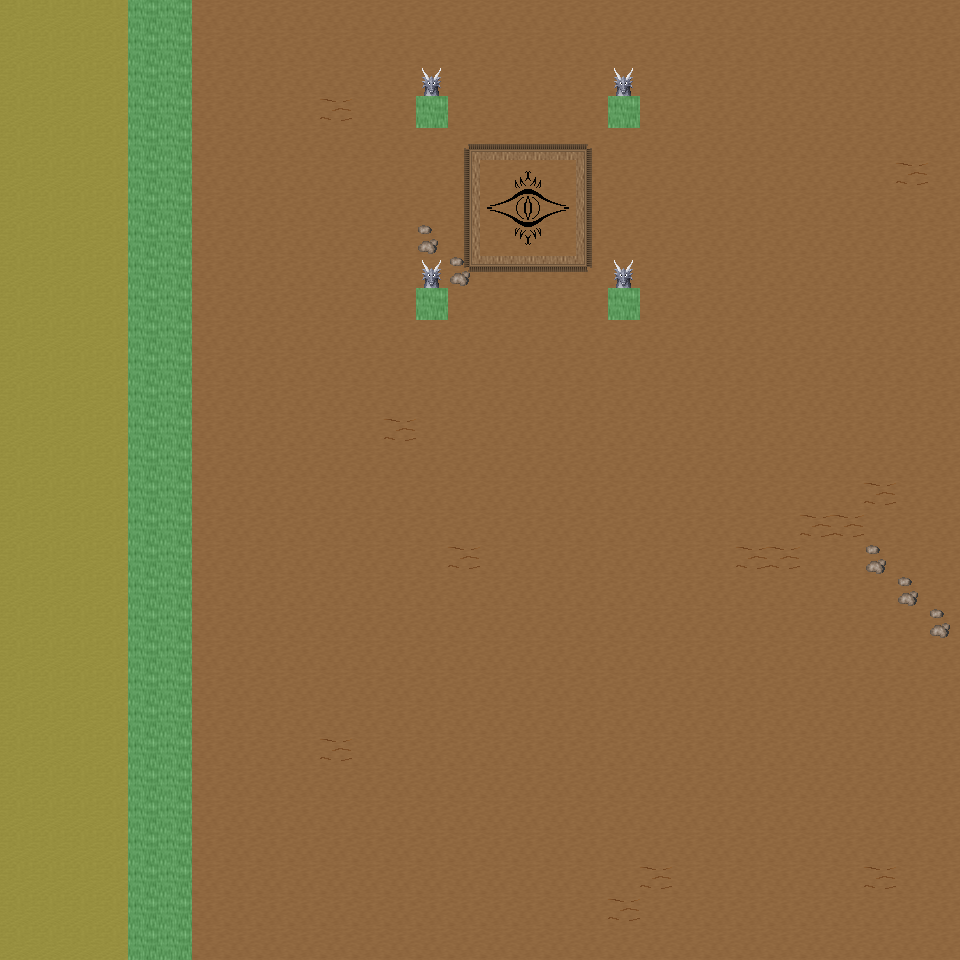

A level layout from a 2D game, rendered from its tile map. Below: a short description, then the map file with tile-grid data replaced by summaries:
An orthogonal 30x30 tile map with 32x32 px tiles, 6 tile layers (Ground, Object, Object2, Above, ...), 20 tilesets and 5 objects (5x mapExit).

<map version="1.0" orientation="orthogonal" renderorder="right-down" width="30" height="30" tilewidth="32" tileheight="32" nextobjectid="6">
  <tileset firstgid="1" name="tileset_ground_ground" tilewidth="32" tileheight="32" tilecount="33" columns="3">
    <image source="../drawable/tileset_ground_ground.png" width="96" height="352" />
  </tileset>
  <tileset firstgid="34" name="tileset_ground_ridge_earth_dark" tilewidth="32" tileheight="32" tilecount="96" columns="12">
    <image source="../drawable/tileset_ground_ridge_earth_dark.png" width="384" height="256" />
  </tileset>
  <tileset firstgid="130" name="tileset_ground_earth_edges" tilewidth="32" tileheight="32" tilecount="18" columns="6">
    <image source="../drawable/tileset_ground_earth_edges.png" width="192" height="96" />
  </tileset>
  <tileset firstgid="148" name="tileset_ground_rock_pebbles" tilewidth="32" tileheight="32" tilecount="3" columns="1">
    <image source="../drawable/tileset_ground_rock_pebbles.png" width="32" height="96" />
  </tileset>
  <tileset firstgid="151" name="tileset_item_statue_grey_stone" tilewidth="32" tileheight="32" tilecount="4" columns="2">
    <image source="../drawable/tileset_item_statue_grey_stone.png" width="64" height="64" />
  </tileset>
  <tileset firstgid="155" name="tileset_ground_square_patch" tilewidth="32" tileheight="32" tilecount="9" columns="3">
    <image source="../drawable/tileset_ground_square_patch.png" width="96" height="96" />
  </tileset>
  <tileset firstgid="164" name="tileset_ground_eye" tilewidth="32" tileheight="32" tilecount="9" columns="3">
    <image source="../drawable/tileset_ground_eye.png" width="96" height="96" />
  </tileset>
  <tileset firstgid="173" name="tileset_item_corpse_huge_animal" tilewidth="32" tileheight="32" tilecount="16" columns="2">
    <image source="../drawable/tileset_item_corpse_huge_animal.png" width="64" height="256" />
  </tileset>
  <tileset firstgid="189" name="tileset_logic_creature_orc" tilewidth="32" tileheight="32" tilecount="6" columns="6">
    <image source="../drawable/tileset_logic_creature_orc.png" width="192" height="32" />
  </tileset>
  <tileset firstgid="195" name="tileset_logic_collision" tilewidth="32" tileheight="32" tilecount="1" columns="1">
    <image source="../drawable/tileset_logic_collision.png" width="32" height="32" />
  </tileset>
  <tileset firstgid="196" name="tileset_plant_tree_spruce" tilewidth="32" tileheight="32" tilecount="6" columns="2">
    <image source="../drawable/tileset_plant_tree_spruce.png" width="64" height="96" />
  </tileset>
  <tileset firstgid="202" name="tileset_plant_tree_evergreen" tilewidth="32" tileheight="32" tilecount="36" columns="3">
    <image source="../drawable/tileset_plant_tree_evergreen.png" width="96" height="384" />
  </tileset>
  <tileset firstgid="238" name="tileset_plant_bush_bushes" tilewidth="32" tileheight="32" tilecount="10" columns="5">
    <image source="../drawable/tileset_plant_bush_bushes.png" width="160" height="64" />
  </tileset>
  <tileset firstgid="248" name="tileset_plant_bush_bush_mult_colored" tilewidth="32" tileheight="32" tilecount="6" columns="3">
    <image source="../drawable/tileset_plant_bush_bush_mult_colored.png" width="96" height="64" />
  </tileset>
  <tileset firstgid="254" name="tileset_plant_stump_small_stump" tilewidth="32" tileheight="32" tilecount="4" columns="2">
    <image source="../drawable/tileset_plant_stump_small_stump.png" width="64" height="64" />
  </tileset>
  <tileset firstgid="258" name="tileset_plant_bush_large_green" tilewidth="32" tileheight="32" tilecount="9" columns="3">
    <image source="../drawable/tileset_plant_bush_large_green.png" width="96" height="96" />
  </tileset>
  <tileset firstgid="267" name="tileset_plant_tree_tree_darkgreen" tilewidth="32" tileheight="32" tilecount="88" columns="8">
    <image source="../drawable/tileset_plant_tree_tree_darkgreen.png" width="256" height="352" />
  </tileset>
  <tileset firstgid="355" name="tileset_ground_dry_grass" tilewidth="32" tileheight="32" tilecount="54" columns="9">
    <image source="../drawable/tileset_ground_dry_grass.png" width="288" height="192" />
  </tileset>
  <tileset firstgid="409" name="tileset_logic_creature_animal" tilewidth="32" tileheight="32" tilecount="32" columns="8">
    <image source="../drawable/tileset_logic_creature_animal.png" width="256" height="128" />
  </tileset>
  <tileset firstgid="441" name="tileset_logic_creature_mutant" tilewidth="32" tileheight="32" tilecount="7" columns="7">
    <image source="../drawable/tileset_logic_creature_mutant.png" width="224" height="32" />
  </tileset>
  <layer name="Ground" width="30" height="30">
    <data>[900 cells, 900 non-empty, 2 distinct tile ids]</data>
  </layer>
  <layer name="Object" width="30" height="30">
    <data>[900 cells, 78 non-empty, 4 distinct tile ids]</data>
  </layer>
  <layer name="Object2" width="30" height="30">
    <data>[900 cells, 25 non-empty, 14 distinct tile ids]</data>
  </layer>
  <layer name="Above" width="30" height="30">
    <data>[900 cells, 4 non-empty, 1 distinct tile ids]</data>
  </layer>
  <layer name="Above2" width="30" height="30">
    <data>[900 cells, 0 non-empty, 0 distinct tile ids]</data>
  </layer>
  <layer name="Walkable" width="30" height="30">
    <data>[900 cells, 64 non-empty, 1 distinct tile ids]</data>
  </layer>
  <objectgroup name="MapEvents">
    <object id="1" name="north" type="mapExit" x="0" y="0" width="128" height="32">
      <properties>
        <property name="map" value="level_0_x85_y10" />
        <property name="x" value="0" />
        <property name="y" value="28" />
      </properties>
    </object>
    <object id="2" name="north2" type="mapExit" x="192" y="0" width="768" height="32">
      <properties>
        <property name="map" value="level_0_x85_y10" />
        <property name="x" value="6" />
        <property name="y" value="28" />
      </properties>
    </object>
    <object id="3" name="south" type="mapExit" x="0" y="928" width="128" height="32">
      <properties>
        <property name="map" value="level_0_x85_y12" />
        <property name="x" value="0" />
        <property name="y" value="1" />
      </properties>
    </object>
    <object id="4" name="south2" type="mapExit" x="192" y="928" width="768" height="32">
      <properties>
        <property name="map" value="level_0_x85_y12" />
        <property name="x" value="6" />
        <property name="y" value="1" />
      </properties>
    </object>
    <object id="5" name="east" type="mapExit" x="928" y="0" width="32" height="960">
      <properties>
        <property name="map" value="level_0_x86_y11" />
        <property name="x" value="1" />
        <property name="y" value="0" />
      </properties>
    </object>
  </objectgroup>
</map>
